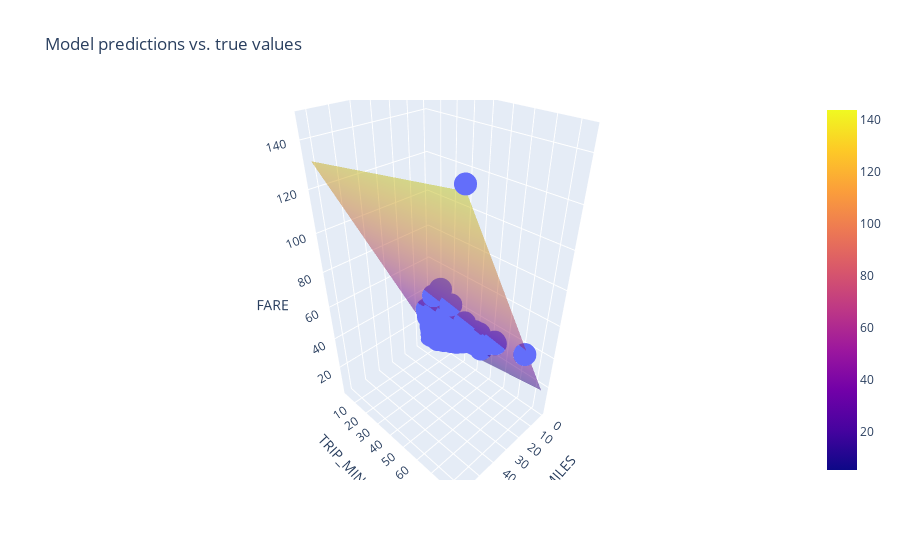

This figure's notebook cell:
### Code cell
#@title Code - Experiment 3

# The following variables are the hyperparameters.
settings_3 = ml_edu.experiment.ExperimentSettings(
    learning_rate = 0.001,
    number_epochs = 20,
    batch_size = 50,
    input_features = ['TRIP_MILES', 'TRIP_MINUTES']
)

training_df['TRIP_MINUTES'] = training_df['TRIP_SECONDS']/60

metrics = [keras.metrics.RootMeanSquaredError(name='rmse')]

model_3 = create_model(settings_3, metrics)

experiment_3 = train_model('two_features', model_3, training_df, 'FARE', settings_3)

ml_edu.results.plot_experiment_metrics(experiment_3, ['rmse'])
ml_edu.results.plot_model_predictions(experiment_3, training_df, 'FARE')

### Figure 1 — Plotly figure (JSON) as saved in the notebook; plotly's stock layout.template omitted (floating-point values rounded to 4 significant figures; data arrays with more than 128 entries replaced by an {"elided": "..."} marker saying what was removed)
{"data": [{"hovertemplate": "TRIP_MILES=%{x}<br>TRIP_MINUTES=%{y}<br>FARE=%{z}<extra></extra>", "legendgroup": "", "marker": {"color": "#636efa", "symbol": "circle"}, "mode": "markers", "name": "", "scene": "scene", "showlegend": false, "x": {"elided": "200 float values"}, "y": {"elided": "200 float values"}, "z": {"elided": "200 float values"}, "type": "scatter3d"}, {"name": "prediction", "opacity": 0.5, "x": [0.51, 7.422, 14.33, 21.25, 28.16, 35.07, 41.98, 48.9, 55.81, 62.72], "y": [2.817, 11.86, 20.89, 29.93, 38.97, 48.01, 57.05, 66.09, 75.13, 84.17], "z": [[5.297, 19.36, 33.42, 47.49, 61.55, 75.62, 89.68, 103.7, 117.8, 131.9], [6.638, 20.7, 34.77, 48.83, 62.89, 76.96, 91.02, 105.1, 119.1, 133.2], [7.979, 22.04, 36.11, 50.17, 64.23, 78.3, 92.36, 106.4, 120.5, 134.6], [9.32, 23.38, 37.45, 51.51, 65.57, 79.64, 93.7, 107.8, 121.8, 135.9], [10.66, 24.72, 38.79, 52.85, 66.92, 80.98, 95.04, 109.1, 123.2, 137.2], [12.0, 26.07, 40.13, 54.19, 68.26, 82.32, 96.38, 110.4, 124.5, 138.6], [13.34, 27.41, 41.47, 55.53, 69.6, 83.66, 97.72, 111.8, 125.9, 139.9], [14.68, 28.75, 42.81, 56.87, 70.94, 85.0, 99.07, 113.1, 127.2, 141.3], [16.02, 30.09, 44.15, 58.22, 72.28, 86.34, 100.4, 114.5, 128.5, 142.6], [17.37, 31.43, 45.49, 59.56, 73.62, 87.68, 101.7, 115.8, 129.9, 143.9]], "type": "surface"}], "layout": {"scene": {"domain": {"x": [0.0, 1.0], "y": [0.0, 1.0]}, "xaxis": {"title": {"text": "TRIP_MILES"}}, "yaxis": {"title": {"text": "TRIP_MINUTES"}}, "zaxis": {"title": {"text": "FARE"}}}, "legend": {"tracegroupgap": 0}, "title": {"text": "Model predictions vs. true values"}}}
